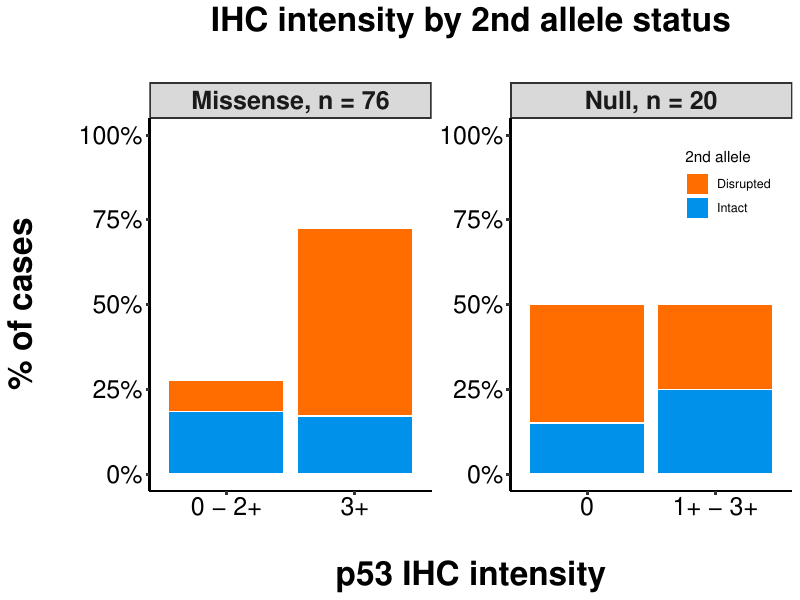

The R source for this figure:
library(magrittr)
library(data.table)
library(ggplot2)

cv <- c("#c51162", "#aa00ff", "#0091ea", "#64dd17", "#ffab00", "#00b8d4", 
        "#d50000", "#6200ea", "#2962ff", "#a7ffeb", "#00c853", "#ff6d00", 
        "#aeea00", "#dd2c00")

dt <- "../Data/p53_scores.tsv" %>% data.table::fread()

dt <- dt[effect != "WT"]

dt[effect == "Missense", p53s :=
     ifelse(sum(p53_intensity == 3) >= 2, "3+", "0 - 2+"), by = "ID"]

dt[effect == "Null", p53s :=
     ifelse(sum(p53_intensity == 0) >= 2, "0", "1+ - 3+"), by = "ID"]

dt[, Allele_status := LOH]

dt[is.na(Allele_status) | Allele_status == "Noisy", Allele_status := "Unknown"]

dt[Allele_status %chin% c("No CNV", "") & !(is.na(Second) | Second == ""),
   Allele_status := "2nd Missense"]

dt[Allele_status == "Gain", Allele_status := "No CNV"]

dt[Allele_status == "CN LOH", Allele_status := "LOH"]

dt[maxvaf > 50 & Allele_status == "No CNV", Allele_status := "Inferred"]

d <- dt[, .SD %>% unique, .SDcols = c("ID", "effect", "p53s", "Allele_status")]

d <- d[Allele_status != "Unknown"]

d[Allele_status == "No CNV", `2nd allele` := "Intact"]

d[Allele_status %chin% c("2nd Missense", "LOH", "Inferred"), `2nd allele` := "Disrupted"]

d <- d[, ID %>% unique %>% length, by = c("effect", "p53s", "2nd allele")]

d[, V2 := V1/sum(V1), by = "effect"]

d[, effect := paste0(effect, ", n = ", sum(V1)), by = "effect"]

p1 <- ggplot(d, aes(x = p53s, y = V2)) +
  geom_col(aes(fill = `2nd allele`), color = "white") +
  facet_wrap(~effect, scales = "free")  +
  scale_fill_manual(values = cv[c(12,3)]) +
  theme_bw() +
  theme(axis.line = element_line(linewidth = 1), axis.ticks = element_line(linewidth = 1),
        panel.border = element_blank(),
        strip.background = element_rect(linewidth = 1),
        strip.text = element_text(face = "bold", size = 18),
        plot.title = element_text(hjust = 0.5, face = "bold", size = 24),
        axis.text = element_text(color = "black", size = 18),
        axis.title = element_text(color = "black", face = "bold", size = 24),
        panel.grid = element_blank(),
        legend.position = c(0.9,0.82)) +
    scale_y_continuous(labels = scales::percent, limits = c(0, 1)) +
    xlab("\np53 IHC intensity") +
    ylab("% of cases\n") +
    ggtitle("IHC intensity by 2nd allele status\n")

ggsave(plot = p1, filename ="Figure_4B.pdf", height = 6, width = 8)

#fisher tests
d[effect %like% "Missense", V1, by = c("2nd allele", "p53s")] %>%
  dcast(`2nd allele` ~ p53s, value.var = "V1") %>% .[, .SD, .SDcols = 2:3] %>%
  as.matrix %>%
  fisher.test

d[effect %like% "Null", V1, by = c("2nd allele", "p53s")] %>%
  dcast(`2nd allele` ~ p53s, value.var = "V1") %>% .[, .SD, .SDcols = 2:3] %>%
  as.matrix %>%
  fisher.test

